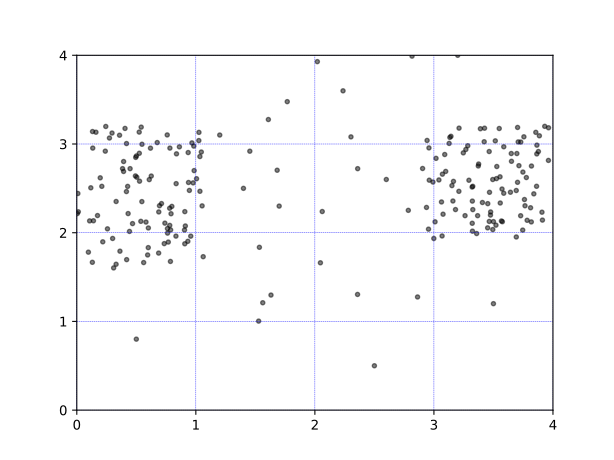

Source code (Python):
import matplotlib.pyplot as plt
import numpy as np

# X = np.random.normal(1,2,20)
# Y = np.random.normal(2,3,20)

X = [np.random.uniform(0,1.1) for i in range(100)]
Y = [np.random.uniform(1.6,3.2) for i in range(100)]

X += [np.random.uniform(2.9,4) for i in range(100)]
Y += [np.random.uniform(1.9,3.2) for i in range(100)]
# print(X)
X +=[2.6,3.5,1.4,2.5,0.5,3.2,1.7]
X +=[np.random.uniform(1,3) for i in range(20)]
Y +=[2.6,1.2,2.5,0.5,0.8,4.0,2.3]
Y +=[np.random.uniform(1,4) for i in range(20)]
# X = X.append([])
# Y = Y.append([0.3,1.2,4.5,3.7])
# T = np.arctan2(Y,X)#for color value

plt.grid() # == plt.grid(True)
plt.grid(color='b' , linewidth='0.3' ,linestyle='--')

plt.scatter(X,Y,s=10,c='k',alpha=0.5)
plt.xlim((0,4))
plt.ylim((0,4))
plt.xticks(np.linspace(0,4,5,endpoint=True))
plt.yticks(np.linspace(0,4,5,endpoint=True))
plt.savefig('compare_a.svg',format='svg')
plt.show()
